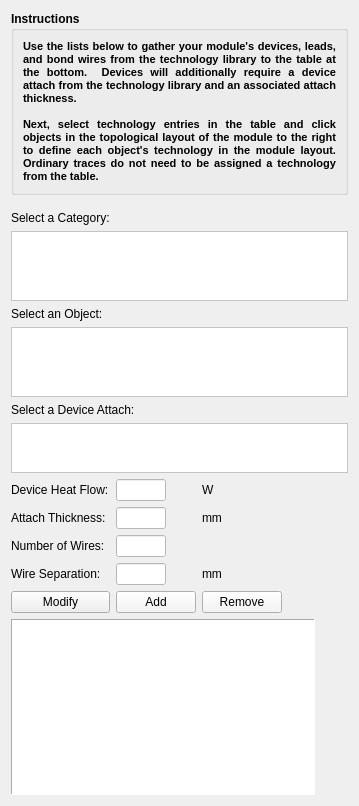
      <widget class="QWidget" name="page">
       <property name="geometry">
        <rect>
         <x>0</x>
         <y>0</y>
         <width>359</width>
         <height>806</height>
        </rect>
       </property>
       <attribute name="label">
        <string>Component Selection</string>
       </attribute>
       <layout class="QGridLayout" name="gridLayout_3">
        <item row="0" column="0" colspan="5">
         <widget class="QGroupBox" name="groupBox_4">
          <property name="minimumSize">
           <size>
            <width>0</width>
            <height>0</height>
           </size>
          </property>
          <property name="font">
           <font>
            <weight>75</weight>
            <bold>true</bold>
           </font>
          </property>
          <property name="title">
           <string>Instructions</string>
          </property>
          <layout class="QGridLayout" name="gridLayout_13">
           <item row="0" column="0">
            <widget class="QLabel" name="label_28">
             <property name="font">
              <font>
               <pointsize>10</pointsize>
              </font>
             </property>
             <property name="text">
              <string>&lt;!DOCTYPE HTML PUBLIC &quot;-//W3C//DTD HTML 4.0//EN&quot; &quot;http://www.w3.org/TR/REC-html40/strict.dtd&quot;&gt;
&lt;html&gt;&lt;head&gt;&lt;meta name=&quot;qrichtext&quot; content=&quot;1&quot; /&gt;&lt;style type=&quot;text/css&quot;&gt;
p, li { white-space: pre-wrap; }
&lt;/style&gt;&lt;/head&gt;&lt;body style=&quot; font-family:'MS Shell Dlg 2'; font-size:10pt; font-weight:600; font-style:normal;&quot;&gt;
&lt;p align=&quot;justify&quot; style=&quot; margin-top:0px; margin-bottom:0px; margin-left:0px; margin-right:0px; -qt-block-indent:0; text-indent:0px;&quot;&gt;&lt;span style=&quot; font-size:8pt;&quot;&gt;Use the lists below to gather your module's devices, leads, and bond wires from the technology library to the table at the bottom.  Devices will additionally require a device attach from the technology library and an associated attach thickness.&lt;/span&gt;&lt;/p&gt;
&lt;p align=&quot;justify&quot; style=&quot;-qt-paragraph-type:empty; margin-top:0px; margin-bottom:0px; margin-left:0px; margin-right:0px; -qt-block-indent:0; text-indent:0px; font-size:8pt;&quot;&gt;&lt;/p&gt;
&lt;p align=&quot;justify&quot; style=&quot; margin-top:0px; margin-bottom:0px; margin-left:0px; margin-right:0px; -qt-block-indent:0; text-indent:0px;&quot;&gt;&lt;span style=&quot; font-size:8pt;&quot;&gt;Next, select technology entries in the table and click objects in the topological layout of the module to the right to define each object's technology in the module layout.  Ordinary traces do not need to be assigned a technology from the table.&lt;/span&gt;&lt;/p&gt;&lt;/body&gt;&lt;/html&gt;</string>
             </property>
             <property name="wordWrap">
              <bool>true</bool>
             </property>
            </widget>
           </item>
          </layout>
         </widget>
        </item>
        <item row="1" column="0">
         <spacer name="verticalSpacer_9">
          <property name="orientation">
           <enum>Qt::Vertical</enum>
          </property>
          <property name="sizeType">
           <enum>QSizePolicy::Fixed</enum>
          </property>
          <property name="sizeHint" stdset="0">
           <size>
            <width>20</width>
            <height>10</height>
           </size>
          </property>
         </spacer>
        </item>
        <item row="2" column="0">
         <widget class="QLabel" name="label">
          <property name="text">
           <string>Select a Category:</string>
          </property>
         </widget>
        </item>
        <item row="3" column="0" colspan="5">
         <widget class="QListView" name="lst_categories">
          <property name="maximumSize">
           <size>
            <width>16777215</width>
            <height>70</height>
           </size>
          </property>
          <property name="styleSheet">
           <string notr="true">background-color: rgb(255, 255, 255);</string>
          </property>
          <property name="viewMode">
           <enum>QListView::ListMode</enum>
          </property>
         </widget>
        </item>
        <item row="4" column="0">
         <widget class="QLabel" name="label_2">
          <property name="text">
           <string>Select an Object:</string>
          </property>
         </widget>
        </item>
        <item row="5" column="0" colspan="5">
         <widget class="QListView" name="lst_devices">
          <property name="maximumSize">
           <size>
            <width>16777215</width>
            <height>70</height>
           </size>
          </property>
          <property name="styleSheet">
           <string notr="true">background-color: rgb(255, 255, 255);</string>
          </property>
          <property name="selectionMode">
           <enum>QAbstractItemView::ExtendedSelection</enum>
          </property>
          <property name="selectionRectVisible">
           <bool>true</bool>
          </property>
         </widget>
        </item>
        <item row="6" column="0" colspan="2">
         <widget class="QLabel" name="lbl_dev_attach">
          <property name="text">
           <string>Select a Device Attach:</string>
          </property>
         </widget>
        </item>
        <item row="7" column="0" colspan="5">
         <widget class="QListView" name="lst_devices_att">
          <property name="enabled">
           <bool>false</bool>
          </property>
          <property name="maximumSize">
           <size>
            <width>16777215</width>
            <height>50</height>
           </size>
          </property>
          <property name="palette">
           <palette>
            <active>
             <colorrole role="Button">
              <brush brushstyle="SolidPattern">
               <color alpha="255">
                <red>255</red>
                <green>255</green>
                <blue>255</blue>
               </color>
              </brush>
             </colorrole>
             <colorrole role="Base">
              <brush brushstyle="SolidPattern">
               <color alpha="255">
                <red>255</red>
                <green>255</green>
                <blue>255</blue>
               </color>
              </brush>
             </colorrole>
             <colorrole role="Window">
              <brush brushstyle="SolidPattern">
               <color alpha="255">
                <red>255</red>
                <green>255</green>
                <blue>255</blue>
               </color>
              </brush>
             </colorrole>
            </active>
            <inactive>
             <colorrole role="Button">
              <brush brushstyle="SolidPattern">
               <color alpha="255">
                <red>255</red>
                <green>255</green>
                <blue>255</blue>
               </color>
              </brush>
             </colorrole>
             <colorrole role="Base">
              <brush brushstyle="SolidPattern">
               <color alpha="255">
                <red>255</red>
                <green>255</green>
                <blue>255</blue>
               </color>
              </brush>
             </colorrole>
             <colorrole role="Window">
              <brush brushstyle="SolidPattern">
               <color alpha="255">
                <red>255</red>
                <green>255</green>
                <blue>255</blue>
               </color>
              </brush>
             </colorrole>
            </inactive>
            <disabled>
             <colorrole role="Button">
              <brush brushstyle="SolidPattern">
               <color alpha="255">
                <red>255</red>
                <green>255</green>
                <blue>255</blue>
               </color>
              </brush>
             </colorrole>
             <colorrole role="Base">
              <brush brushstyle="SolidPattern">
               <color alpha="255">
                <red>255</red>
                <green>255</green>
                <blue>255</blue>
               </color>
              </brush>
             </colorrole>
             <colorrole role="Window">
              <brush brushstyle="SolidPattern">
               <color alpha="255">
                <red>255</red>
                <green>255</green>
                <blue>255</blue>
               </color>
              </brush>
             </colorrole>
            </disabled>
           </palette>
          </property>
          <property name="styleSheet">
           <string notr="true">background-color: rgb(255, 255, 255);</string>
          </property>
         </widget>
        </item>
        <item row="8" column="0">
         <widget class="QLabel" name="label_46">
          <property name="text">
           <string>Device Heat Flow:</string>
          </property>
          <property name="buddy">
           <cstring>txt_device_heat_flow</cstring>
          </property>
         </widget>
        </item>
        <item row="8" column="1">
         <widget class="QLineEdit" name="txt_device_heat_flow">
          <property name="enabled">
           <bool>false</bool>
          </property>
          <property name="maximumSize">
           <size>
            <width>50</width>
            <height>16777215</height>
           </size>
          </property>
          <property name="palette">
           <palette>
            <active>
             <colorrole role="Button">
              <brush brushstyle="SolidPattern">
               <color alpha="255">
                <red>255</red>
                <green>255</green>
                <blue>255</blue>
               </color>
              </brush>
             </colorrole>
             <colorrole role="Base">
              <brush brushstyle="SolidPattern">
               <color alpha="255">
                <red>255</red>
                <green>255</green>
                <blue>255</blue>
               </color>
              </brush>
             </colorrole>
             <colorrole role="Window">
              <brush brushstyle="SolidPattern">
               <color alpha="255">
                <red>255</red>
                <green>255</green>
                <blue>255</blue>
               </color>
              </brush>
             </colorrole>
            </active>
            <inactive>
             <colorrole role="Button">
              <brush brushstyle="SolidPattern">
               <color alpha="255">
                <red>255</red>
                <green>255</green>
                <blue>255</blue>
               </color>
              </brush>
             </colorrole>
             <colorrole role="Base">
              <brush brushstyle="SolidPattern">
               <color alpha="255">
                <red>255</red>
                <green>255</green>
                <blue>255</blue>
               </color>
              </brush>
             </colorrole>
             <colorrole role="Window">
              <brush brushstyle="SolidPattern">
               <color alpha="255">
                <red>255</red>
                <green>255</green>
                <blue>255</blue>
               </color>
              </brush>
             </colorrole>
            </inactive>
            <disabled>
             <colorrole role="Button">
              <brush brushstyle="SolidPattern">
               <color alpha="255">
                <red>255</red>
                <green>255</green>
                <blue>255</blue>
               </color>
              </brush>
             </colorrole>
             <colorrole role="Base">
              <brush brushstyle="SolidPattern">
               <color alpha="255">
                <red>255</red>
                <green>255</green>
                <blue>255</blue>
               </color>
              </brush>
             </colorrole>
             <colorrole role="Window">
              <brush brushstyle="SolidPattern">
               <color alpha="255">
                <red>255</red>
                <green>255</green>
                <blue>255</blue>
               </color>
              </brush>
             </colorrole>
            </disabled>
           </palette>
          </property>
          <property name="styleSheet">
           <string notr="true">background-color: rgb(255, 255, 255);</string>
          </property>
         </widget>
        </item>
        <item row="8" column="2" colspan="2">
         <widget class="QLabel" name="label_47">
          <property name="text">
           <string>W</string>
          </property>
         </widget>
        </item>
        <item row="9" column="0">
         <widget class="QLabel" name="label_20">
          <property name="text">
           <string>Attach Thickness:</string>
          </property>
          <property name="buddy">
           <cstring>txt_devAttchThickness</cstring>
          </property>
         </widget>
        </item>
        <item row="9" column="1">
         <widget class="QLineEdit" name="txt_devAttchThickness">
          <property name="enabled">
           <bool>false</bool>
          </property>
          <property name="maximumSize">
           <size>
            <width>50</width>
            <height>16777215</height>
           </size>
          </property>
          <property name="palette">
           <palette>
            <active>
             <colorrole role="Button">
              <brush brushstyle="SolidPattern">
               <color alpha="255">
                <red>255</red>
                <green>255</green>
                <blue>255</blue>
               </color>
              </brush>
             </colorrole>
             <colorrole role="Base">
              <brush brushstyle="SolidPattern">
               <color alpha="255">
                <red>255</red>
                <green>255</green>
                <blue>255</blue>
               </color>
              </brush>
             </colorrole>
             <colorrole role="Window">
              <brush brushstyle="SolidPattern">
               <color alpha="255">
                <red>255</red>
                <green>255</green>
                <blue>255</blue>
               </color>
              </brush>
             </colorrole>
            </active>
            <inactive>
             <colorrole role="Button">
              <brush brushstyle="SolidPattern">
               <color alpha="255">
                <red>255</red>
                <green>255</green>
                <blue>255</blue>
               </color>
              </brush>
             </colorrole>
             <colorrole role="Base">
              <brush brushstyle="SolidPattern">
               <color alpha="255">
                <red>255</red>
                <green>255</green>
                <blue>255</blue>
               </color>
              </brush>
             </colorrole>
             <colorrole role="Window">
              <brush brushstyle="SolidPattern">
               <color alpha="255">
                <red>255</red>
                <green>255</green>
                <blue>255</blue>
               </color>
              </brush>
             </colorrole>
            </inactive>
            <disabled>
             <colorrole role="Button">
              <brush brushstyle="SolidPattern">
               <color alpha="255">
                <red>255</red>
                <green>255</green>
                <blue>255</blue>
               </color>
              </brush>
             </colorrole>
             <colorrole role="Base">
              <brush brushstyle="SolidPattern">
               <color alpha="255">
                <red>255</red>
                <green>255</green>
                <blue>255</blue>
               </color>
              </brush>
             </colorrole>
             <colorrole role="Window">
              <brush brushstyle="SolidPattern">
               <color alpha="255">
                <red>255</red>
                <green>255</green>
                <blue>255</blue>
               </color>
              </brush>
             </colorrole>
            </disabled>
           </palette>
          </property>
          <property name="styleSheet">
           <string notr="true">background-color: rgb(255, 255, 255);</string>
          </property>
         </widget>
        </item>
        <item row="9" column="2">
         <widget class="QLabel" name="label_21">
          <property name="text">
           <string>mm</string>
          </property>
         </widget>
        </item>
        <item row="10" column="0">
         <widget class="QLabel" name="label_34">
          <property name="text">
           <string>Number of Wires:</string>
          </property>
          <property name="buddy">
           <cstring>txt_bondwire_count</cstring>
          </property>
         </widget>
        </item>
        <item row="10" column="1">
         <widget class="QLineEdit" name="txt_bondwire_count">
          <property name="enabled">
           <bool>false</bool>
          </property>
          <property name="maximumSize">
           <size>
            <width>50</width>
            <height>16777215</height>
           </size>
          </property>
          <property name="palette">
           <palette>
            <active>
             <colorrole role="Button">
              <brush brushstyle="SolidPattern">
               <color alpha="255">
                <red>255</red>
                <green>255</green>
                <blue>255</blue>
               </color>
              </brush>
             </colorrole>
             <colorrole role="Base">
              <brush brushstyle="SolidPattern">
               <color alpha="255">
                <red>255</red>
                <green>255</green>
                <blue>255</blue>
               </color>
              </brush>
             </colorrole>
             <colorrole role="Window">
              <brush brushstyle="SolidPattern">
               <color alpha="255">
                <red>255</red>
                <green>255</green>
                <blue>255</blue>
               </color>
              </brush>
             </colorrole>
            </active>
            <inactive>
             <colorrole role="Button">
              <brush brushstyle="SolidPattern">
               <color alpha="255">
                <red>255</red>
                <green>255</green>
                <blue>255</blue>
               </color>
              </brush>
             </colorrole>
             <colorrole role="Base">
              <brush brushstyle="SolidPattern">
               <color alpha="255">
                <red>255</red>
                <green>255</green>
                <blue>255</blue>
               </color>
              </brush>
             </colorrole>
             <colorrole role="Window">
              <brush brushstyle="SolidPattern">
               <color alpha="255">
                <red>255</red>
                <green>255</green>
                <blue>255</blue>
               </color>
              </brush>
             </colorrole>
            </inactive>
            <disabled>
             <colorrole role="Button">
              <brush brushstyle="SolidPattern">
               <color alpha="255">
                <red>255</red>
                <green>255</green>
                <blue>255</blue>
               </color>
              </brush>
             </colorrole>
             <colorrole role="Base">
              <brush brushstyle="SolidPattern">
               <color alpha="255">
                <red>255</red>
                <green>255</green>
                <blue>255</blue>
               </color>
              </brush>
             </colorrole>
             <colorrole role="Window">
              <brush brushstyle="SolidPattern">
               <color alpha="255">
                <red>255</red>
                <green>255</green>
                <blue>255</blue>
               </color>
              </brush>
             </colorrole>
            </disabled>
           </palette>
          </property>
          <property name="styleSheet">
           <string notr="true">background-color: rgb(255, 255, 255);</string>
          </property>
         </widget>
        </item>
        <item row="11" column="0">
         <widget class="QLabel" name="label_38">
          <property name="text">
           <string>Wire Separation:</string>
          </property>
          <property name="buddy">
           <cstring>txt_bondwire_separation</cstring>
          </property>
         </widget>
        </item>
        <item row="11" column="1">
         <widget class="QLineEdit" name="txt_bondwire_separation">
          <property name="enabled">
           <bool>false</bool>
          </property>
          <property name="maximumSize">
           <size>
            <width>50</width>
            <height>16777215</height>
           </size>
          </property>
          <property name="palette">
           <palette>
            <active>
             <colorrole role="Button">
              <brush brushstyle="SolidPattern">
               <color alpha="255">
                <red>255</red>
                <green>255</green>
                <blue>255</blue>
               </color>
              </brush>
             </colorrole>
             <colorrole role="Base">
              <brush brushstyle="SolidPattern">
               <color alpha="255">
                <red>255</red>
                <green>255</green>
                <blue>255</blue>
               </color>
              </brush>
             </colorrole>
             <colorrole role="Window">
              <brush brushstyle="SolidPattern">
               <color alpha="255">
                <red>255</red>
                <green>255</green>
                <blue>255</blue>
               </color>
              </brush>
             </colorrole>
            </active>
            <inactive>
             <colorrole role="Button">
              <brush brushstyle="SolidPattern">
               <color alpha="255">
                <red>255</red>
                <green>255</green>
                <blue>255</blue>
               </color>
              </brush>
             </colorrole>
             <colorrole role="Base">
              <brush brushstyle="SolidPattern">
               <color alpha="255">
                <red>255</red>
                <green>255</green>
                <blue>255</blue>
               </color>
              </brush>
             </colorrole>
             <colorrole role="Window">
              <brush brushstyle="SolidPattern">
               <color alpha="255">
                <red>255</red>
                <green>255</green>
                <blue>255</blue>
               </color>
              </brush>
             </colorrole>
            </inactive>
            <disabled>
             <colorrole role="Button">
              <brush brushstyle="SolidPattern">
               <color alpha="255">
                <red>255</red>
                <green>255</green>
                <blue>255</blue>
               </color>
              </brush>
             </colorrole>
             <colorrole role="Base">
              <brush brushstyle="SolidPattern">
               <color alpha="255">
                <red>255</red>
                <green>255</green>
                <blue>255</blue>
               </color>
              </brush>
             </colorrole>
             <colorrole role="Window">
              <brush brushstyle="SolidPattern">
               <color alpha="255">
                <red>255</red>
                <green>255</green>
                <blue>255</blue>
               </color>
              </brush>
             </colorrole>
            </disabled>
           </palette>
          </property>
          <property name="styleSheet">
           <string notr="true">background-color: rgb(255, 255, 255);</string>
          </property>
         </widget>
        </item>
        <item row="11" column="2">
         <widget class="QLabel" name="label_45">
          <property name="text">
           <string>mm</string>
          </property>
         </widget>
        </item>
        <item row="13" column="0" colspan="4">
         <widget class="QTableWidget" name="tbl_projDevices">
          <property name="palette">
           <palette>
            <active>
             <colorrole role="Button">
              <brush brushstyle="SolidPattern">
               <color alpha="255">
                <red>255</red>
                <green>255</green>
                <blue>255</blue>
               </color>
              </brush>
             </colorrole>
             <colorrole role="Base">
              <brush brushstyle="SolidPattern">
               <color alpha="255">
                <red>255</red>
                <green>255</green>
                <blue>255</blue>
               </color>
              </brush>
             </colorrole>
             <colorrole role="Window">
              <brush brushstyle="SolidPattern">
               <color alpha="255">
                <red>255</red>
                <green>255</green>
                <blue>255</blue>
               </color>
              </brush>
             </colorrole>
            </active>
            <inactive>
             <colorrole role="Button">
              <brush brushstyle="SolidPattern">
               <color alpha="255">
                <red>255</red>
                <green>255</green>
                <blue>255</blue>
               </color>
              </brush>
             </colorrole>
             <colorrole role="Base">
              <brush brushstyle="SolidPattern">
               <color alpha="255">
                <red>255</red>
                <green>255</green>
                <blue>255</blue>
               </color>
              </brush>
             </colorrole>
             <colorrole role="Window">
              <brush brushstyle="SolidPattern">
               <color alpha="255">
                <red>255</red>
                <green>255</green>
                <blue>255</blue>
               </color>
              </brush>
             </colorrole>
            </inactive>
            <disabled>
             <colorrole role="Button">
              <brush brushstyle="SolidPattern">
               <color alpha="255">
                <red>255</red>
                <green>255</green>
                <blue>255</blue>
               </color>
              </brush>
             </colorrole>
             <colorrole role="Base">
              <brush brushstyle="SolidPattern">
               <color alpha="255">
                <red>255</red>
                <green>255</green>
                <blue>255</blue>
               </color>
              </brush>
             </colorrole>
             <colorrole role="Window">
              <brush brushstyle="SolidPattern">
               <color alpha="255">
                <red>255</red>
                <green>255</green>
                <blue>255</blue>
               </color>
              </brush>
             </colorrole>
            </disabled>
           </palette>
          </property>
          <property name="styleSheet">
           <string notr="true">background-color: rgb(255, 255, 255);</string>
          </property>
          <property name="frameShape">
           <enum>QFrame::Panel</enum>
          </property>
          <property name="editTriggers">
           <set>QAbstractItemView::NoEditTriggers</set>
          </property>
          <property name="selectionBehavior">
           <enum>QAbstractItemView::SelectItems</enum>
          </property>
          <property name="showGrid">
           <bool>true</bool>
          </property>
          <attribute name="horizontalHeaderVisible">
           <bool>false</bool>
          </attribute>
          <attribute name="verticalHeaderVisible">
           <bool>false</bool>
          </attribute>
         </widget>
        </item>
        <item row="12" column="0">
         <widget class="QPushButton" name="btn_modify_component">
          <property name="text">
           <string>Modify</string>
          </property>
         </widget>
        </item>
        <item row="12" column="1">
         <widget class="QPushButton" name="btn_addDevice">
          <property name="palette">
           <palette>
            <active>
             <colorrole role="Button">
              <brush brushstyle="SolidPattern">
               <color alpha="255">
                <red>245</red>
                <green>245</green>
                <blue>245</blue>
               </color>
              </brush>
             </colorrole>
             <colorrole role="Base">
              <brush brushstyle="SolidPattern">
               <color alpha="255">
                <red>245</red>
                <green>245</green>
                <blue>245</blue>
               </color>
              </brush>
             </colorrole>
             <colorrole role="Window">
              <brush brushstyle="SolidPattern">
               <color alpha="255">
                <red>245</red>
                <green>245</green>
                <blue>245</blue>
               </color>
              </brush>
             </colorrole>
            </active>
            <inactive>
             <colorrole role="Button">
              <brush brushstyle="SolidPattern">
               <color alpha="255">
                <red>245</red>
                <green>245</green>
                <blue>245</blue>
               </color>
              </brush>
             </colorrole>
             <colorrole role="Base">
              <brush brushstyle="SolidPattern">
               <color alpha="255">
                <red>245</red>
                <green>245</green>
                <blue>245</blue>
               </color>
              </brush>
             </colorrole>
             <colorrole role="Window">
              <brush brushstyle="SolidPattern">
               <color alpha="255">
                <red>245</red>
                <green>245</green>
                <blue>245</blue>
               </color>
              </brush>
             </colorrole>
            </inactive>
            <disabled>
             <colorrole role="Button">
              <brush brushstyle="SolidPattern">
               <color alpha="255">
                <red>245</red>
                <green>245</green>
                <blue>245</blue>
               </color>
              </brush>
             </colorrole>
             <colorrole role="Base">
              <brush brushstyle="SolidPattern">
               <color alpha="255">
                <red>245</red>
                <green>245</green>
                <blue>245</blue>
               </color>
              </brush>
             </colorrole>
             <colorrole role="Window">
              <brush brushstyle="SolidPattern">
               <color alpha="255">
                <red>245</red>
                <green>245</green>
                <blue>245</blue>
               </color>
              </brush>
             </colorrole>
            </disabled>
           </palette>
          </property>
          <property name="text">
           <string>Add</string>
          </property>
         </widget>
        </item>
        <item row="12" column="2">
         <widget class="QPushButton" name="btn_removeDevice">
          <property name="palette">
           <palette>
            <active>
             <colorrole role="Button">
              <brush brushstyle="SolidPattern">
               <color alpha="255">
                <red>245</red>
                <green>245</green>
                <blue>245</blue>
               </color>
              </brush>
             </colorrole>
             <colorrole role="Base">
              <brush brushstyle="SolidPattern">
               <color alpha="255">
                <red>245</red>
                <green>245</green>
                <blue>245</blue>
               </color>
              </brush>
             </colorrole>
             <colorrole role="Window">
              <brush brushstyle="SolidPattern">
               <color alpha="255">
                <red>245</red>
                <green>245</green>
                <blue>245</blue>
               </color>
              </brush>
             </colorrole>
            </active>
            <inactive>
             <colorrole role="Button">
              <brush brushstyle="SolidPattern">
               <color alpha="255">
                <red>245</red>
                <green>245</green>
                <blue>245</blue>
               </color>
              </brush>
             </colorrole>
             <colorrole role="Base">
              <brush brushstyle="SolidPattern">
               <color alpha="255">
                <red>245</red>
                <green>245</green>
                <blue>245</blue>
               </color>
              </brush>
             </colorrole>
             <colorrole role="Window">
              <brush brushstyle="SolidPattern">
               <color alpha="255">
                <red>245</red>
                <green>245</green>
                <blue>245</blue>
               </color>
              </brush>
             </colorrole>
            </inactive>
            <disabled>
             <colorrole role="Button">
              <brush brushstyle="SolidPattern">
               <color alpha="255">
                <red>245</red>
                <green>245</green>
                <blue>245</blue>
               </color>
              </brush>
             </colorrole>
             <colorrole role="Base">
              <brush brushstyle="SolidPattern">
               <color alpha="255">
                <red>245</red>
                <green>245</green>
                <blue>245</blue>
               </color>
              </brush>
             </colorrole>
             <colorrole role="Window">
              <brush brushstyle="SolidPattern">
               <color alpha="255">
                <red>245</red>
                <green>245</green>
                <blue>245</blue>
               </color>
              </brush>
             </colorrole>
            </disabled>
           </palette>
          </property>
          <property name="text">
           <string>Remove</string>
          </property>
         </widget>
        </item>
       </layout>
      </widget>
